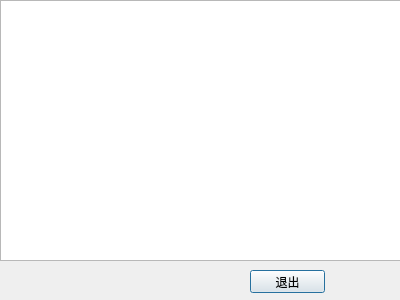
<?xml version="1.0" encoding="UTF-8"?>
<ui version="4.0">
 <class>showtext</class>
 <widget class="QDialog" name="showtext">
  <property name="geometry">
   <rect>
    <x>0</x>
    <y>0</y>
    <width>400</width>
    <height>300</height>
   </rect>
  </property>
  <property name="windowTitle">
   <string>Dialog</string>
  </property>
  <widget class="QTextEdit" name="textEdit">
   <property name="geometry">
    <rect>
     <x>0</x>
     <y>0</y>
     <width>401</width>
     <height>261</height>
    </rect>
   </property>
  </widget>
  <widget class="QPushButton" name="pushButton_1">
   <property name="geometry">
    <rect>
     <x>250</x>
     <y>270</y>
     <width>75</width>
     <height>23</height>
    </rect>
   </property>
   <property name="text">
    <string>退出</string>
   </property>
  </widget>
 </widget>
 <resources/>
 <connections/>
</ui>
